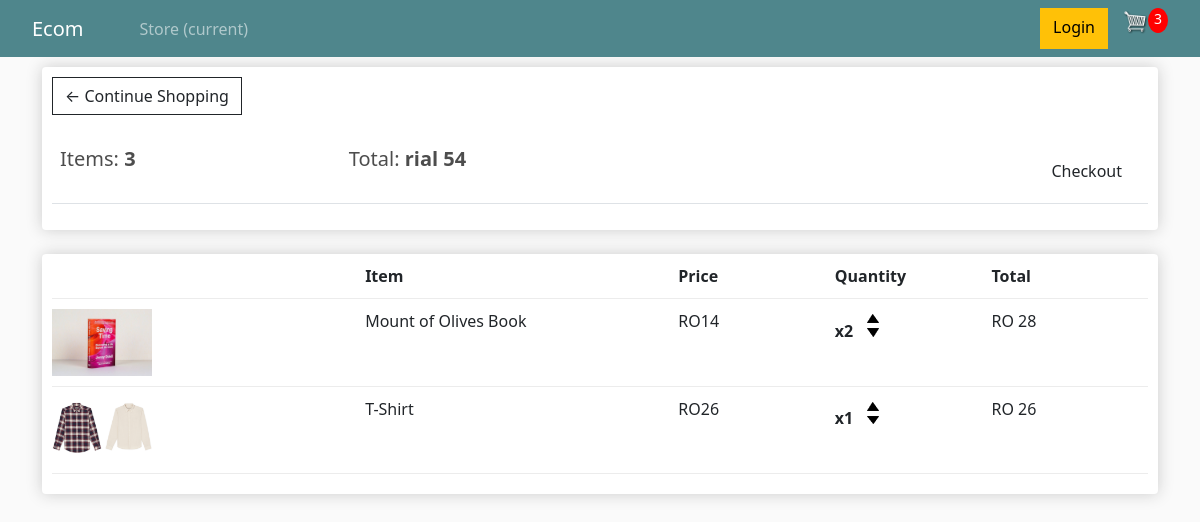
The page /cart/ (signed in) on the database as committed earlier.
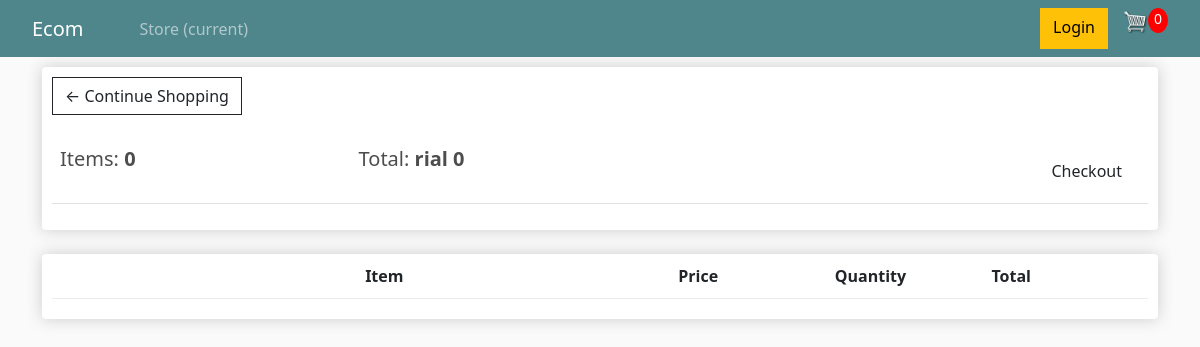
The same page on the database as committed later.
### store/models.py (models this page shows, shortened)
class Order(models.Model):
    customer = models.ForeignKey(Customer, on_delete=models.SET_NULL, null=True, blank=True)
    data_ordered = models.DateTimeField(auto_now_add=True)
    complete = models.BooleanField(default=False, null=True, blank=False)
    transaction_id = models.CharField(max_length=200, null=True)
    @property
    def get_cart_total(self):
        orderitems = self.orderitem_set.all()
        total = sum([item.get_total for item in orderitems])
        return total
    @property
    def get_cart_items(self):
        orderitems = self.orderitem_set.all()
        total = sum([item.quantity for item in orderitems])
        return total

class OrderItem(models.Model):
    product = models.ForeignKey(Product, on_delete=models.SET_NULL, null=True, blank=True)
    order = models.ForeignKey(Order, on_delete=models.SET_NULL, null=True, blank=True)
    quantity = models.IntegerField(default=0, null=True, blank=True)
    data_added = models.DateTimeField(auto_now_add=True)
    @property
    def get_total(self):
        total = self.product.price * self.quantity
        return total

class Product(models.Model):
    name = models.CharField(max_length=200, null=True)
    price = models.FloatField()
    digital = models.BooleanField(default=False, null=True, blank=False)
    image = models.ImageField(null=True, blank=True)
    @property
    def imageURL(self):
        try:
            url = self.image.url
        except:
            ''
        return url

### store/views.py (the view)
# urls.py: path('cart/', views.cart, name ='cart'),
def cart (request):
    if request.user.is_authenticated:
        customer = request.user.customer
        order, created = Order.objects.get_or_create(customer=customer, complete=False)
        items = order.orderitem_set.all()
        cartItems = order.get_cart_items
    else:
        items = []
        order = {'get_cart_total': 0, 'get_cart_itmes': 0,'shipping': False}
        cartItems = order['get_cart_itmes']
    context = {'items': items, 'order': order, 'cartItems': cartItems}
    return render(request, 'store/cart.html', context)

### store/templates/store/cart.html
{% extends 'store/main.html' %}
{% load static %}
{% block content %}
<div class="row">
    <div class="col-lg-12">
        <div class="box-element">
            <a class="btn btn-outline-dark  " href="{% url 'store' %}">&#x2190; Continue Shopping</a>
            <br>
            <br>
            <table class="table">
                <tr>
                    <th><h5>Items: <strong>{{order.get_cart_items}}</strong></h5></th>
                    <th><h5>Total: <strong>rial {{order.get_cart_total|floatformat:0}}</strong></h5></th>
                    <th>
                        <a style="float: right; margin: 5px" class="btn btn-cuccess" href="{% url 'checkout' %}">Checkout</a>
                    </th>
                </tr>
            </table>
        </div>
        <br>
        <div class="box-element">
            <div class="cart-row">
                <div style="flex: 2"></div>
                <div style="flex: 2"><strong>Item</strong></div>
                <div style="flex: 1"><strong>Price</strong></div>
                <div style="flex: 1"><strong>Quantity</strong></div>
                <div style="flex: 1"><strong>Total</strong></div>
            </div>
            {% for item in items %}
            <div class="cart-row">
                <div style="flex: 2">
                    <img class="row-image" src="{{item.product.imageURL}}" alt="">
                </div>
                <div style="flex: 2">{{item.product.name}}</div>
                <div style="flex: 1">RO{{item.product.price|floatformat:0}}</div>
                <div style="flex: 1">
                    <p class="quantity">x{{item.quantity}}</p>
                    <div class="quantity">
                        <img data-product={{item.product.id}} data-action="add" class="chg-quantity update-cart" src="{% static 'images/arrow-up.png' %}" alt="">
                        <img data-product={{item.product.id}} data-action="remove" class="chg-quantity update-cart" src="{% static 'images/arrow-down.png' %}" alt="">
                    </div>
                </div>
                <div style="flex: 1">RO {{item.get_total|floatformat:0}}</div>
            </div>
            {% endfor %}
        </div>
    </div>
</div>
{% endblock content %}

### store/templates/store/main.html (shortened to what this page needs)
<!DOCTYPE html>
{% load static %}
<html lang="en">
<head>
    <link href="https://cdn.jsdelivr.net/npm/bootstrap@5.3.3/dist/css/bootstrap.min.css" rel="stylesheet">
    <link rel="stylesheet" type="text/css" href="{% static 'css/main.css' %}">
</head>
<body>
    <nav class="navbar navbar-expand-lg navbar-dark bg-dark">
        <a class="navbar-brand" href="{% url 'store' %}">Ecom</a>
        <div class="collapse navbar-collapse" id="navbarSupportedContent">
          <ul class="navbar-nav mr-auto">
            <li class="nav-item active">
              <a class="nav-link" href="{% url 'store' %}">Store <span class="sr-only">(current)</span></a>
            </li>
          </ul>
          <div class=" form-inline my-2 my-lg-0">
            <a href="#" class="btn btn-warning">Login</a>
            <a href="{% url 'cart' %}">
                <img id="cart-icon" src="{% static 'images/cart.png' %}" alt="">
            </a>
            <p id="cart-total">{{cartItems}}</p>
          </div>
        </div>
      </nav>
    <div class="container">
        {% block content %}
        {% endblock content %}
    </div>
</body>
</html>

### static/css/main.css (style rules this page uses)
.navbar-expand-lg .navbar-collapse { display: flex !important; flex-basis: auto; justify-content: space-between; padding: 0 2rem; }
.my-lg-0 { margin-top: 0 !important; margin-bottom: 0 !important; display: flex; }
.navbar-brand { margin-left: 2rem; }
body { background-color: hsl(0, 0%, 98%); }
h1,h2,h3,h4,h5,h6 { color:hsl(0, 0%, 30%); }
.box-element { box-shadow:hsl(0, 0%, 80%) 0 0 16px; background-color: #fff; border-radius: 4px; padding: 10px; }
.bg-dark { background-color: #4f868c!important; }
#cart-icon { width:25px; display: inline-block; margin-left: 15px; }
#cart-total { display: block; text-align: center; color:#fff; background-color: red; width: 20px; height: 25px; border-radius: 50%; font-size: 14px; }
.col-lg-4, .col-lg-6, .col-lg-8, .col-lg-12 { margin-top: 10px; }
.btn { border-radius: 0; }
.cart-row { display: flex; align-items: flex-stretch; padding-bottom: 10px; margin-bottom: 10px; border-bottom: 1px solid #ececec; }

Rows that differ between the two databases and show on the page:
no longer on this page (row edited): Order: get_cart_items "3", get_cart_total "54"
removed OrderItem: product.imageURL (picture), product.name "Mount of Olives Book", product.price "14", quantity "2", get_total "28"
removed OrderItem: product.imageURL (picture), product.name "T-Shirt", product.price "26", quantity "1", get_total "26"
added Order: get_cart_items "0", get_cart_total "0"
Other text that changed with them:
{{ cartItems }}: "3" → "0"
